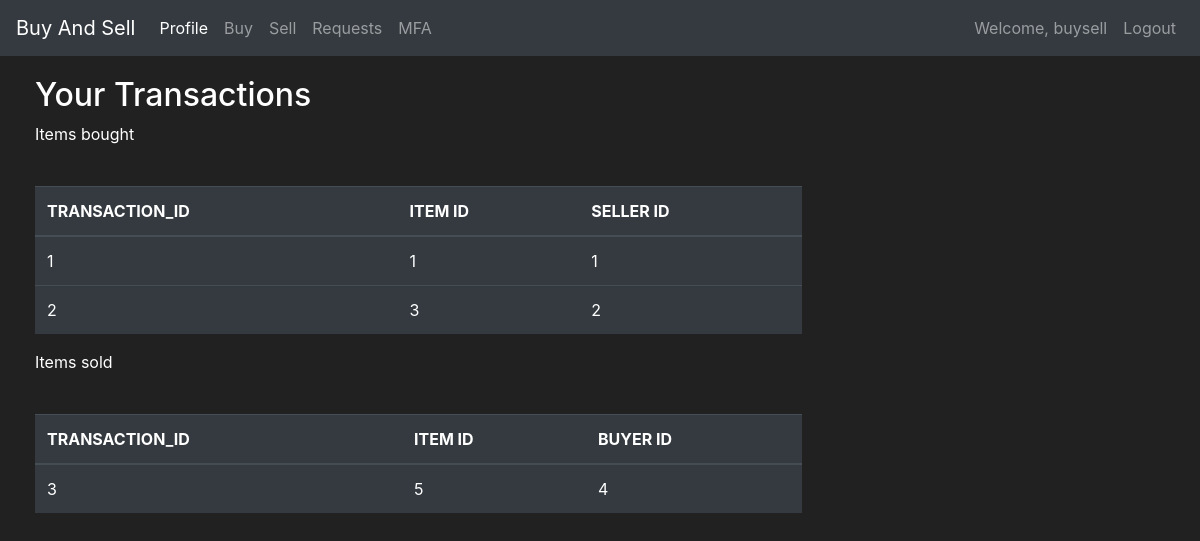
The page /profile (signed in) on the database its author committed.
### market/models.py (models this page shows, shortened)
class User(db.Model, UserMixin):
    id = db.Column(db.Integer(), primary_key=True)
    username = db.Column(db.String(length=30), nullable=False, unique=True)
    email_address = db.Column(db.String(length=50), nullable=False, unique=True)
    password_hash = db.Column(db.String(length=60), nullable=False)
    budget = db.Column(db.Integer(), nullable=False, default=1000)
    items = db.relationship('Item', backref='owned_user', lazy=True)
    @property
    def password(self):
        return self.password

class Transaction(db.Model):
    id = db.Column(db.Integer(), primary_key=True)
    item_id = db.Column(db.Integer(), db.ForeignKey('item.id'))
    buyer_id = db.Column(db.Integer(), db.ForeignKey('user.id'))
    seller_id = db.Column(db.Integer(), db.ForeignKey('user.id'))

### market/routes.py (the view)
@app.route('/profile',methods=['GET', 'POST'])
def profile_page():
    bought_items = Transaction.query.filter(Transaction.buyer_id==current_user.id)
    sold_items = Transaction.query.filter(Transaction.seller_id==current_user.id)
    return render_template('profile.html', bought_items=bought_items,sold_items=sold_items)

### market/models.py (called while the page is built)
@login_manager.user_loader
def load_user(user_id):
    return User.query.get(int(user_id))

### market/templates/profile.html (shortened to what this page needs)
{% extends 'base.html' %}
{% block content %}
<div class="row" style="margin-top:20px; margin-left:20px">
   <div class="col-8">
       <h2>Your Transactions</h2>
       <p>Items bought</p>
       <br>
      <table class="table table-hover table-dark">
         <thead>
            <tr>
               <th scope="col">TRANSACTION_ID</th>
               <th scope="col">ITEM ID</th>
               <th scope="col">SELLER ID</th>
            </tr>
         </thead>
         <tbody>
            {% for item in bought_items %}
            <tr>
               <td>{{ item.id }}</td>
               <td>{{ item.item_id }}</td>
               <td>{{ item.seller_id }}</td>
            </tr>
            {% endfor %}
         </tbody>
      </table>
       <p>Items sold</p>
       <br>
      <table class="table table-hover table-dark">
         <thead>
            <tr>
               <th scope="col">TRANSACTION_ID</th>
               <th scope="col">ITEM ID</th>
               <th scope="col">BUYER ID</th>
            </tr>
         </thead>
         <tbody>
            {% for item in sold_items %}
            <tr>
               <td>{{ item.id }}</td>
               <td>{{ item.item_id }}</td>
               <td>{{ item.buyer_id }}</td>
            </tr>
            {% endfor %}
         </tbody>
      </table>
   </div>
{% endblock %}

### market/templates/base.html (shortened to what this page needs)
<!doctype html>
<html lang="en">
   <head>
      <link rel="stylesheet" href="https://cdn.jsdelivr.net/npm/bootstrap@4.5.3/dist/css/bootstrap.min.css">
   </head>
   <body>
    <nav class="navbar navbar-expand-md navbar-dark bg-dark">
      <a class="navbar-brand" href="#">Buy And Sell<span class="sr-only">(current)</span></a>
      <div class="collapse navbar-collapse" id="navbarNav">
        {% if current_user.is_authenticated %}
        <ul class="navbar-nav mr-auto">
            <li class="nav-item active">
                <a class="nav-link" href="{{ url_for('profile_page') }}">Profile</a>
            </li>
            <li class="nav-item">
                <a class="nav-link" href="{{ url_for('market_page') }}">Buy</a>
            </li>
            <li class="nav-item">
                <a class="nav-link" href="{{ url_for('sell_page') }}">Sell</a>
            </li>
            <li class="nav-item">
                <a class="nav-link" href="{{ url_for('requests_page') }}">Requests</a>
            </li>
            <li class="nav-item">
                <a class="nav-link" href="{{ url_for('qr_generationpage') }}">MFA</a>
            </li>
        </ul>
            <ul class="navbar-nav">
                <li class="nav-item">
                    <a class="nav-link">Welcome, {{ current_user.username }}</a>
                </li>
                <li class="nav-item">
                    <a class="nav-link" href="{{ url_for('logout_page') }}">Logout</a>
                </li>
            </ul>
          {% endif %}
      </div>
    </nav>
      {% block content %}
      {% endblock %}
   </body>
</html>

### market/templates/base.html (style rules this page uses)
body { background-color: #212121; color: white }

### rows shown on the page
User: username "buysell"
Transaction: id "1", item_id "1", seller_id "1"
Transaction: id "2", item_id "3", seller_id "2"
Transaction: id "3", item_id "5", buyer_id "4"
